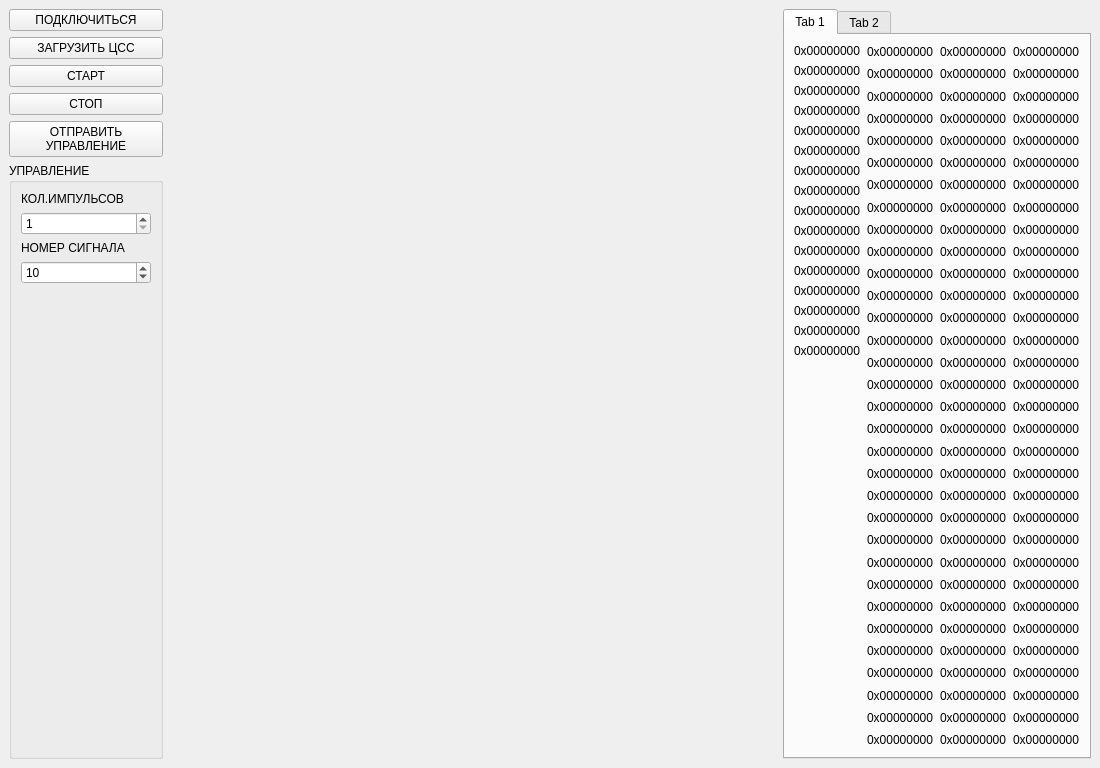
<?xml version="1.0" encoding="UTF-8"?>
<ui version="4.0">
 <class>Client</class>
 <widget class="QMainWindow" name="Client">
  <property name="geometry">
   <rect>
    <x>0</x>
    <y>0</y>
    <width>1100</width>
    <height>768</height>
   </rect>
  </property>
  <property name="windowTitle">
   <string>Client</string>
  </property>
  <widget class="QWidget" name="centralwidget">
   <layout class="QHBoxLayout" name="horizontalLayout" stretch="1,4,1">
    <item>
     <layout class="QVBoxLayout" name="verticalLayout">
      <item>
       <widget class="QPushButton" name="wdgt_connect">
        <property name="text">
         <string>ПОДКЛЮЧИТЬСЯ</string>
        </property>
       </widget>
      </item>
      <item>
       <widget class="QPushButton" name="wdgt_load_css">
        <property name="text">
         <string>ЗАГРУЗИТЬ ЦСС</string>
        </property>
       </widget>
      </item>
      <item>
       <widget class="QPushButton" name="wdgt_start">
        <property name="text">
         <string>СТАРТ</string>
        </property>
       </widget>
      </item>
      <item>
       <widget class="QPushButton" name="wdgt_stop">
        <property name="text">
         <string>СТОП</string>
        </property>
       </widget>
      </item>
      <item>
       <widget class="QPushButton" name="wdgt_send_ku">
        <property name="text">
         <string>ОТПРАВИТЬ
УПРАВЛЕНИЕ</string>
        </property>
       </widget>
      </item>
      <item>
       <widget class="QGroupBox" name="groupBox">
        <property name="title">
         <string>УПРАВЛЕНИЕ</string>
        </property>
        <layout class="QVBoxLayout" name="verticalLayout_2">
         <item>
          <widget class="QLabel" name="label_2">
           <property name="text">
            <string>КОЛ.ИМПУЛЬСОВ</string>
           </property>
          </widget>
         </item>
         <item>
          <widget class="QSpinBox" name="wdgt_KI">
           <property name="minimum">
            <number>1</number>
           </property>
           <property name="maximum">
            <number>10</number>
           </property>
          </widget>
         </item>
         <item>
          <widget class="QLabel" name="label_3">
           <property name="text">
            <string>НОМЕР СИГНАЛА</string>
           </property>
          </widget>
         </item>
         <item>
          <widget class="QSpinBox" name="wdgt_NS">
           <property name="minimum">
            <number>1</number>
           </property>
           <property name="maximum">
            <number>15</number>
           </property>
           <property name="value">
            <number>10</number>
           </property>
          </widget>
         </item>
         <item>
          <spacer name="verticalSpacer">
           <property name="orientation">
            <enum>Qt::Orientation::Vertical</enum>
           </property>
           <property name="sizeHint" stdset="0">
            <size>
             <width>20</width>
             <height>40</height>
            </size>
           </property>
          </spacer>
         </item>
        </layout>
       </widget>
      </item>
     </layout>
    </item>
    <item>
     <layout class="QVBoxLayout" name="graphicLayout"/>
    </item>
    <item>
     <widget class="QTabWidget" name="tabWidget">
      <property name="currentIndex">
       <number>0</number>
      </property>
      <widget class="QWidget" name="tab">
       <attribute name="title">
        <string>Tab 1</string>
       </attribute>
       <layout class="QHBoxLayout" name="horizontalLayout_3">
        <item>
         <layout class="QVBoxLayout" name="verticalLayout_3">
          <item>
           <widget class="QLabel" name="wdgt_status_css1">
            <property name="text">
             <string>0x00000000</string>
            </property>
           </widget>
          </item>
          <item>
           <widget class="QLabel" name="wdgt_status_css2">
            <property name="text">
             <string>0x00000000</string>
            </property>
           </widget>
          </item>
          <item>
           <widget class="QLabel" name="wdgt_status_css3">
            <property name="text">
             <string>0x00000000</string>
            </property>
           </widget>
          </item>
          <item>
           <widget class="QLabel" name="wdgt_status_css4">
            <property name="text">
             <string>0x00000000</string>
            </property>
           </widget>
          </item>
          <item>
           <widget class="QLabel" name="wdgt_status_css5">
            <property name="text">
             <string>0x00000000</string>
            </property>
           </widget>
          </item>
          <item>
           <widget class="QLabel" name="wdgt_status_css6">
            <property name="text">
             <string>0x00000000</string>
            </property>
           </widget>
          </item>
          <item>
           <widget class="QLabel" name="wdgt_status_css7">
            <property name="text">
             <string>0x00000000</string>
            </property>
           </widget>
          </item>
          <item>
           <widget class="QLabel" name="wdgt_status_css8">
            <property name="text">
             <string>0x00000000</string>
            </property>
           </widget>
          </item>
          <item>
           <widget class="QLabel" name="wdgt_status_css9">
            <property name="text">
             <string>0x00000000</string>
            </property>
           </widget>
          </item>
          <item>
           <widget class="QLabel" name="wdgt_status_css10">
            <property name="text">
             <string>0x00000000</string>
            </property>
           </widget>
          </item>
          <item>
           <widget class="QLabel" name="wdgt_status_css11">
            <property name="text">
             <string>0x00000000</string>
            </property>
           </widget>
          </item>
          <item>
           <widget class="QLabel" name="wdgt_status_css12">
            <property name="text">
             <string>0x00000000</string>
            </property>
           </widget>
          </item>
          <item>
           <widget class="QLabel" name="wdgt_status_css13">
            <property name="text">
             <string>0x00000000</string>
            </property>
           </widget>
          </item>
          <item>
           <widget class="QLabel" name="wdgt_status_css14">
            <property name="text">
             <string>0x00000000</string>
            </property>
           </widget>
          </item>
          <item>
           <widget class="QLabel" name="wdgt_status_css15">
            <property name="text">
             <string>0x00000000</string>
            </property>
           </widget>
          </item>
          <item>
           <widget class="QLabel" name="wdgt_status_css16">
            <property name="text">
             <string>0x00000000</string>
            </property>
           </widget>
          </item>
          <item>
           <spacer name="verticalSpacer_2">
            <property name="orientation">
             <enum>Qt::Orientation::Vertical</enum>
            </property>
            <property name="sizeHint" stdset="0">
             <size>
              <width>20</width>
              <height>40</height>
             </size>
            </property>
           </spacer>
          </item>
         </layout>
        </item>
        <item>
         <layout class="QVBoxLayout" name="verticalLayout_4">
          <item>
           <widget class="QLabel" name="wdgt_status_sum11">
            <property name="text">
             <string>0x00000000</string>
            </property>
           </widget>
          </item>
          <item>
           <widget class="QLabel" name="wdgt_status_sum12">
            <property name="text">
             <string>0x00000000</string>
            </property>
           </widget>
          </item>
          <item>
           <widget class="QLabel" name="wdgt_status_sum13">
            <property name="text">
             <string>0x00000000</string>
            </property>
           </widget>
          </item>
          <item>
           <widget class="QLabel" name="wdgt_status_sum14">
            <property name="text">
             <string>0x00000000</string>
            </property>
           </widget>
          </item>
          <item>
           <widget class="QLabel" name="wdgt_status_sum15">
            <property name="text">
             <string>0x00000000</string>
            </property>
           </widget>
          </item>
          <item>
           <widget class="QLabel" name="wdgt_status_sum16">
            <property name="text">
             <string>0x00000000</string>
            </property>
           </widget>
          </item>
          <item>
           <widget class="QLabel" name="wdgt_status_sum17">
            <property name="text">
             <string>0x00000000</string>
            </property>
           </widget>
          </item>
          <item>
           <widget class="QLabel" name="wdgt_status_sum18">
            <property name="text">
             <string>0x00000000</string>
            </property>
           </widget>
          </item>
          <item>
           <widget class="QLabel" name="wdgt_status_sum19">
            <property name="text">
             <string>0x00000000</string>
            </property>
           </widget>
          </item>
          <item>
           <widget class="QLabel" name="wdgt_status_sum110">
            <property name="text">
             <string>0x00000000</string>
            </property>
           </widget>
          </item>
          <item>
           <widget class="QLabel" name="wdgt_status_sum111">
            <property name="text">
             <string>0x00000000</string>
            </property>
           </widget>
          </item>
          <item>
           <widget class="QLabel" name="wdgt_status_sum112">
            <property name="text">
             <string>0x00000000</string>
            </property>
           </widget>
          </item>
          <item>
           <widget class="QLabel" name="wdgt_status_sum113">
            <property name="text">
             <string>0x00000000</string>
            </property>
           </widget>
          </item>
          <item>
           <widget class="QLabel" name="wdgt_status_sum114">
            <property name="text">
             <string>0x00000000</string>
            </property>
           </widget>
          </item>
          <item>
           <widget class="QLabel" name="wdgt_status_sum115">
            <property name="text">
             <string>0x00000000</string>
            </property>
           </widget>
          </item>
          <item>
           <widget class="QLabel" name="wdgt_status_sum116">
            <property name="text">
             <string>0x00000000</string>
            </property>
           </widget>
          </item>
          <item>
           <widget class="QLabel" name="wdgt_status_sum117">
            <property name="text">
             <string>0x00000000</string>
            </property>
           </widget>
          </item>
          <item>
           <widget class="QLabel" name="wdgt_status_sum118">
            <property name="text">
             <string>0x00000000</string>
            </property>
           </widget>
          </item>
          <item>
           <widget class="QLabel" name="wdgt_status_sum119">
            <property name="text">
             <string>0x00000000</string>
            </property>
           </widget>
          </item>
          <item>
           <widget class="QLabel" name="wdgt_status_sum120">
            <property name="text">
             <string>0x00000000</string>
            </property>
           </widget>
          </item>
          <item>
           <widget class="QLabel" name="wdgt_status_sum121">
            <property name="text">
             <string>0x00000000</string>
            </property>
           </widget>
          </item>
          <item>
           <widget class="QLabel" name="wdgt_status_sum122">
            <property name="text">
             <string>0x00000000</string>
            </property>
           </widget>
          </item>
          <item>
           <widget class="QLabel" name="wdgt_status_sum123">
            <property name="text">
             <string>0x00000000</string>
            </property>
           </widget>
          </item>
          <item>
           <widget class="QLabel" name="wdgt_status_sum124">
            <property name="text">
             <string>0x00000000</string>
            </property>
           </widget>
          </item>
          <item>
           <widget class="QLabel" name="wdgt_status_sum125">
            <property name="text">
             <string>0x00000000</string>
            </property>
           </widget>
          </item>
          <item>
           <widget class="QLabel" name="wdgt_status_sum126">
            <property name="text">
             <string>0x00000000</string>
            </property>
           </widget>
          </item>
          <item>
           <widget class="QLabel" name="wdgt_status_sum127">
            <property name="text">
             <string>0x00000000</string>
            </property>
           </widget>
          </item>
          <item>
           <widget class="QLabel" name="wdgt_status_sum128">
            <property name="text">
             <string>0x00000000</string>
            </property>
           </widget>
          </item>
          <item>
           <widget class="QLabel" name="wdgt_status_sum129">
            <property name="text">
             <string>0x00000000</string>
            </property>
           </widget>
          </item>
          <item>
           <widget class="QLabel" name="wdgt_status_sum131">
            <property name="text">
             <string>0x00000000</string>
            </property>
           </widget>
          </item>
          <item>
           <widget class="QLabel" name="wdgt_status_sum130">
            <property name="text">
             <string>0x00000000</string>
            </property>
           </widget>
          </item>
          <item>
           <widget class="QLabel" name="wdgt_status_sum132">
            <property name="text">
             <string>0x00000000</string>
            </property>
           </widget>
          </item>
         </layout>
        </item>
        <item>
         <layout class="QVBoxLayout" name="verticalLayout_5">
          <item>
           <widget class="QLabel" name="wdgt_status_sum21">
            <property name="text">
             <string>0x00000000</string>
            </property>
           </widget>
          </item>
          <item>
           <widget class="QLabel" name="wdgt_status_sum22">
            <property name="text">
             <string>0x00000000</string>
            </property>
           </widget>
          </item>
          <item>
           <widget class="QLabel" name="wdgt_status_sum23">
            <property name="text">
             <string>0x00000000</string>
            </property>
           </widget>
          </item>
          <item>
           <widget class="QLabel" name="wdgt_status_sum24">
            <property name="text">
             <string>0x00000000</string>
            </property>
           </widget>
          </item>
          <item>
           <widget class="QLabel" name="wdgt_status_sum25">
            <property name="text">
             <string>0x00000000</string>
            </property>
           </widget>
          </item>
          <item>
           <widget class="QLabel" name="wdgt_status_sum26">
            <property name="text">
             <string>0x00000000</string>
            </property>
           </widget>
          </item>
          <item>
           <widget class="QLabel" name="wdgt_status_sum27">
            <property name="text">
             <string>0x00000000</string>
            </property>
           </widget>
          </item>
          <item>
           <widget class="QLabel" name="wdgt_status_sum28">
            <property name="text">
             <string>0x00000000</string>
            </property>
           </widget>
          </item>
          <item>
           <widget class="QLabel" name="wdgt_status_sum29">
            <property name="text">
             <string>0x00000000</string>
            </property>
           </widget>
          </item>
          <item>
           <widget class="QLabel" name="wdgt_status_sum210">
            <property name="text">
             <string>0x00000000</string>
            </property>
           </widget>
          </item>
          <item>
           <widget class="QLabel" name="wdgt_status_sum211">
            <property name="text">
             <string>0x00000000</string>
            </property>
           </widget>
          </item>
          <item>
           <widget class="QLabel" name="wdgt_status_sum212">
            <property name="text">
             <string>0x00000000</string>
            </property>
           </widget>
          </item>
          <item>
           <widget class="QLabel" name="wdgt_status_sum213">
            <property name="text">
             <string>0x00000000</string>
            </property>
           </widget>
          </item>
          <item>
           <widget class="QLabel" name="wdgt_status_sum214">
            <property name="text">
             <string>0x00000000</string>
            </property>
           </widget>
          </item>
          <item>
           <widget class="QLabel" name="wdgt_status_sum215">
            <property name="text">
             <string>0x00000000</string>
            </property>
           </widget>
          </item>
          <item>
           <widget class="QLabel" name="wdgt_status_sum216">
            <property name="text">
             <string>0x00000000</string>
            </property>
           </widget>
          </item>
          <item>
           <widget class="QLabel" name="wdgt_status_sum217">
            <property name="text">
             <string>0x00000000</string>
            </property>
           </widget>
          </item>
          <item>
           <widget class="QLabel" name="wdgt_status_sum218">
            <property name="text">
             <string>0x00000000</string>
            </property>
           </widget>
          </item>
          <item>
           <widget class="QLabel" name="wdgt_status_sum219">
            <property name="text">
             <string>0x00000000</string>
            </property>
           </widget>
          </item>
          <item>
           <widget class="QLabel" name="wdgt_status_sum220">
            <property name="text">
             <string>0x00000000</string>
            </property>
           </widget>
          </item>
          <item>
           <widget class="QLabel" name="wdgt_status_sum221">
            <property name="text">
             <string>0x00000000</string>
            </property>
           </widget>
          </item>
          <item>
           <widget class="QLabel" name="wdgt_status_sum222">
            <property name="text">
             <string>0x00000000</string>
            </property>
           </widget>
          </item>
          <item>
           <widget class="QLabel" name="wdgt_status_sum223">
            <property name="text">
             <string>0x00000000</string>
            </property>
           </widget>
          </item>
          <item>
           <widget class="QLabel" name="wdgt_status_sum224">
            <property name="text">
             <string>0x00000000</string>
            </property>
           </widget>
          </item>
          <item>
           <widget class="QLabel" name="wdgt_status_sum225">
            <property name="text">
             <string>0x00000000</string>
            </property>
           </widget>
          </item>
          <item>
           <widget class="QLabel" name="wdgt_status_sum226">
            <property name="text">
             <string>0x00000000</string>
            </property>
           </widget>
          </item>
          <item>
           <widget class="QLabel" name="wdgt_status_sum227">
            <property name="text">
             <string>0x00000000</string>
            </property>
           </widget>
          </item>
          <item>
           <widget class="QLabel" name="wdgt_status_sum228">
            <property name="text">
             <string>0x00000000</string>
            </property>
           </widget>
          </item>
          <item>
           <widget class="QLabel" name="wdgt_status_sum229">
            <property name="text">
             <string>0x00000000</string>
            </property>
           </widget>
          </item>
          <item>
           <widget class="QLabel" name="wdgt_status_sum230">
            <property name="text">
             <string>0x00000000</string>
            </property>
           </widget>
          </item>
          <item>
           <widget class="QLabel" name="wdgt_status_sum231">
            <property name="text">
             <string>0x00000000</string>
            </property>
           </widget>
          </item>
          <item>
           <widget class="QLabel" name="wdgt_status_sum232">
            <property name="text">
             <string>0x00000000</string>
            </property>
           </widget>
          </item>
         </layout>
        </item>
        <item>
         <layout class="QVBoxLayout" name="verticalLayout_6">
          <item>
           <widget class="QLabel" name="wdgt_status_sum31">
            <property name="text">
             <string>0x00000000</string>
            </property>
           </widget>
          </item>
          <item>
           <widget class="QLabel" name="wdgt_status_sum32">
            <property name="text">
             <string>0x00000000</string>
            </property>
           </widget>
          </item>
          <item>
           <widget class="QLabel" name="wdgt_status_sum33">
            <property name="text">
             <string>0x00000000</string>
            </property>
           </widget>
          </item>
          <item>
           <widget class="QLabel" name="wdgt_status_sum34">
            <property name="text">
             <string>0x00000000</string>
            </property>
           </widget>
          </item>
          <item>
           <widget class="QLabel" name="wdgt_status_sum35">
            <property name="text">
             <string>0x00000000</string>
            </property>
           </widget>
          </item>
          <item>
           <widget class="QLabel" name="wdgt_status_sum36">
            <property name="text">
             <string>0x00000000</string>
            </property>
           </widget>
          </item>
          <item>
           <widget class="QLabel" name="wdgt_status_sum37">
            <property name="text">
             <string>0x00000000</string>
            </property>
           </widget>
          </item>
          <item>
           <widget class="QLabel" name="wdgt_status_sum38">
            <property name="text">
             <string>0x00000000</string>
            </property>
           </widget>
          </item>
          <item>
           <widget class="QLabel" name="wdgt_status_sum39">
            <property name="text">
             <string>0x00000000</string>
            </property>
           </widget>
          </item>
          <item>
           <widget class="QLabel" name="wdgt_status_sum310">
            <property name="text">
             <string>0x00000000</string>
            </property>
           </widget>
          </item>
          <item>
           <widget class="QLabel" name="wdgt_status_sum311">
            <property name="text">
             <string>0x00000000</string>
            </property>
           </widget>
          </item>
          <item>
           <widget class="QLabel" name="wdgt_status_sum312">
            <property name="text">
             <string>0x00000000</string>
            </property>
           </widget>
          </item>
          <item>
           <widget class="QLabel" name="wdgt_status_sum313">
            <property name="text">
             <string>0x00000000</string>
            </property>
           </widget>
          </item>
          <item>
           <widget class="QLabel" name="wdgt_status_sum314">
            <property name="text">
             <string>0x00000000</string>
            </property>
           </widget>
          </item>
          <item>
           <widget class="QLabel" name="wdgt_status_sum315">
            <property name="text">
             <string>0x00000000</string>
            </property>
           </widget>
          </item>
          <item>
           <widget class="QLabel" name="wdgt_status_sum316">
            <property name="text">
             <string>0x00000000</string>
            </property>
           </widget>
          </item>
          <item>
           <widget class="QLabel" name="wdgt_status_sum317">
            <property name="text">
             <string>0x00000000</string>
            </property>
           </widget>
          </item>
          <item>
           <widget class="QLabel" name="wdgt_status_sum318">
            <property name="text">
             <string>0x00000000</string>
            </property>
           </widget>
          </item>
          <item>
           <widget class="QLabel" name="wdgt_status_sum319">
            <property name="text">
             <string>0x00000000</string>
            </property>
           </widget>
          </item>
          <item>
           <widget class="QLabel" name="wdgt_status_sum320">
            <property name="text">
             <string>0x00000000</string>
            </property>
           </widget>
          </item>
          <item>
           <widget class="QLabel" name="wdgt_status_sum321">
            <property name="text">
             <string>0x00000000</string>
            </property>
           </widget>
          </item>
          <item>
           <widget class="QLabel" name="wdgt_status_sum322">
            <property name="text">
             <string>0x00000000</string>
            </property>
           </widget>
          </item>
          <item>
           <widget class="QLabel" name="wdgt_status_sum323">
            <property name="text">
             <string>0x00000000</string>
            </property>
           </widget>
          </item>
          <item>
           <widget class="QLabel" name="wdgt_status_sum324">
            <property name="text">
             <string>0x00000000</string>
            </property>
           </widget>
          </item>
          <item>
           <widget class="QLabel" name="wdgt_status_sum325">
            <property name="text">
             <string>0x00000000</string>
            </property>
           </widget>
          </item>
          <item>
           <widget class="QLabel" name="wdgt_status_sum326">
            <property name="text">
             <string>0x00000000</string>
            </property>
           </widget>
          </item>
          <item>
           <widget class="QLabel" name="wdgt_status_sum327">
            <property name="text">
             <string>0x00000000</string>
            </property>
           </widget>
          </item>
          <item>
           <widget class="QLabel" name="wdgt_status_sum328">
            <property name="text">
             <string>0x00000000</string>
            </property>
           </widget>
          </item>
          <item>
           <widget class="QLabel" name="wdgt_status_sum329">
            <property name="text">
             <string>0x00000000</string>
            </property>
           </widget>
          </item>
          <item>
           <widget class="QLabel" name="wdgt_status_sum330">
            <property name="text">
             <string>0x00000000</string>
            </property>
           </widget>
          </item>
          <item>
           <widget class="QLabel" name="wdgt_status_sum331">
            <property name="text">
             <string>0x00000000</string>
            </property>
           </widget>
          </item>
          <item>
           <widget class="QLabel" name="wdgt_status_sum332">
            <property name="text">
             <string>0x00000000</string>
            </property>
           </widget>
          </item>
         </layout>
        </item>
       </layout>
      </widget>
      <widget class="QWidget" name="tab_2">
       <attribute name="title">
        <string>Tab 2</string>
       </attribute>
      </widget>
     </widget>
    </item>
   </layout>
  </widget>
 </widget>
 <resources/>
 <connections/>
</ui>
